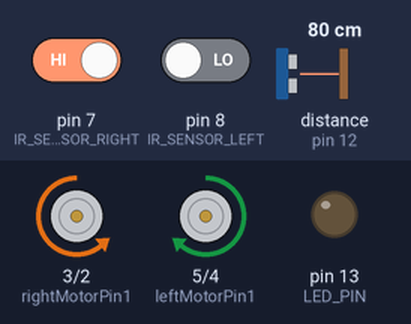
Simulated run of this sketch. Board: Arduino Uno, built with avr-gcc and run on an emulated ATmega328P. On the bench: motor-driver pin pairs drawn as motors (green arrow = first pin HIGH = forward, orange = second pin HIGH = backward, longer = more drive, scaled by the enable pin), output pins drawn as LEDs (lit = HIGH). Wiring (inferred from the names in the program): ultrasonic range finder: trigger pin 11; echo pin 12. The test bench sets the inputs (shaded band); at power-on: distance to the obstacle (sensor on pin 12) 80 cm, pin 7 (IR_SENSOR_RIGHT) HIGH, pin 8 (IR_SENSOR_LEFT) LOW. The echo pulse lasts 58.3 µs per cm; pins used as bus, display or sensor lines are not drawn.

Above: at 1.2 s.
1.3 s: distance to the obstacle (sensor on pin 12) set to 22 cm
2.8 s: distance to the obstacle (sensor on pin 12) set to 19 cm
At 3.1 s:
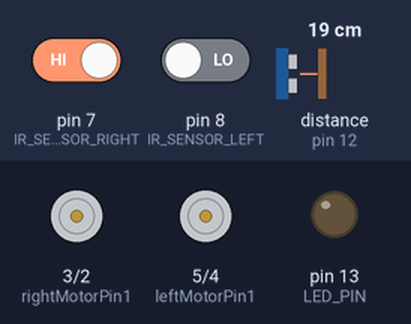
4.3 s: distance to the obstacle (sensor on pin 12) set to 35 cm
At 5.4 s:
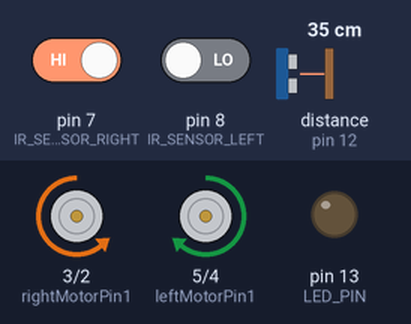
5.8 s: pin 7 (IR_SENSOR_RIGHT) driven LOW
At 6.6 s:
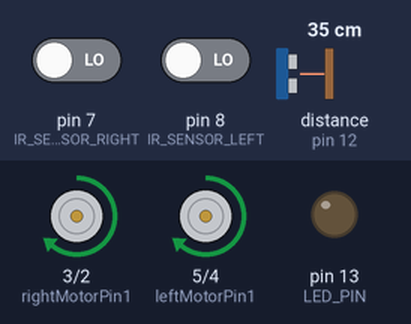
7.3 s: pin 8 (IR_SENSOR_LEFT) driven HIGH
At 7.7 s:
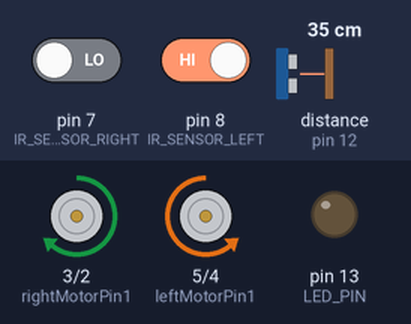
8.8 s: pin 8 (IR_SENSOR_LEFT) driven LOW
At 10.0 s:
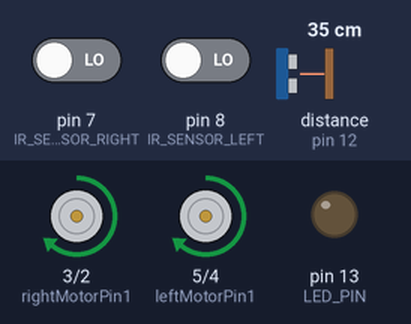
Timing chart, 0 to 11.3 s (numbered marks = the images above; inputs shaded):
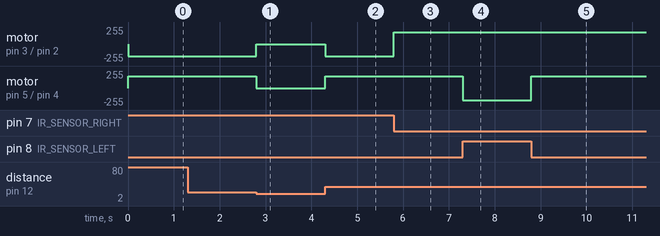

The sketch:

2wd_with_ultrasonic_sensor_working.ino
```cpp
//https://www.youtube.com/watch?v=5jh-5HGvC-I
#define IR_SENSOR_RIGHT 7
#define IR_SENSOR_LEFT 8
#define MOTOR_SPEED 180

#define trigPin 11
#define echoPin 12
#define LED_PIN 13


//Right motor
int enableRightMotor = 10;
int rightMotorPin1 = 3;
int rightMotorPin2 = 2;

//Left motor
int enableLeftMotor = 9;
int leftMotorPin1 = 5;
int leftMotorPin2 = 4;

void setup() {
  pinMode(trigPin, OUTPUT);
  pinMode(echoPin, INPUT);
  pinMode(LED_PIN, OUTPUT);


  //The problem with TT gear motors is that, at very low pwm value it does not even rotate.
  //If we increase the PWM value then it rotates faster and our robot is not controlled in that speed and goes out of line.
  //For that we need to increase the frequency of analogWrite.
  //Below line is important to change the frequency of PWM signal on pin D5 and D6
  //Because of this, motor runs in controlled manner (lower speed) at high PWM value.
  //This sets frequecny as 7812.5 hz.
  TCCR0B = TCCR0B & B11111000 | B00000010;

  // put your setup code here, to run once:
  pinMode(enableRightMotor, OUTPUT);
  pinMode(rightMotorPin1, OUTPUT);
  pinMode(rightMotorPin2, OUTPUT);

  pinMode(enableLeftMotor, OUTPUT);
  pinMode(leftMotorPin1, OUTPUT);
  pinMode(leftMotorPin2, OUTPUT);

  pinMode(IR_SENSOR_RIGHT, INPUT);
  pinMode(IR_SENSOR_LEFT, INPUT);
  rotateMotor(0, 0);
}


void loop() {

  long duration, distance;

  digitalWrite(trigPin, LOW);
  delayMicroseconds(2);

  digitalWrite(trigPin, HIGH);
  delayMicroseconds(10);

  digitalWrite(trigPin, LOW);
  duration = pulseIn(echoPin, HIGH);

  distance = duration * 0.034 / 2;

  if (distance < 20) {
    rotateMotor(0, 0);
  } else {
    int rightIRSensorValue = digitalRead(IR_SENSOR_RIGHT);
    int leftIRSensorValue = digitalRead(IR_SENSOR_LEFT);

    //If none of the sensors detects black line, then go straight
    if (rightIRSensorValue == LOW && leftIRSensorValue == LOW) {
      rotateMotor(MOTOR_SPEED, MOTOR_SPEED);
    }
    //If right sensor detects black line, then turn right
    else if (rightIRSensorValue == HIGH && leftIRSensorValue == LOW) {
      rotateMotor(-MOTOR_SPEED, MOTOR_SPEED);
    }
    //If left sensor detects black line, then turn left
    else if (rightIRSensorValue == LOW && leftIRSensorValue == HIGH) {
      rotateMotor(MOTOR_SPEED, -MOTOR_SPEED);
    }
    //If both the sensors detect black line, then stop
    else if (rightIRSensorValue == HIGH && leftIRSensorValue == HIGH) {
      rotateMotor(0, 0);
    }
    //If anything not defined above happens, stop the both wheels
  }
}
void rotateMotor(int rightMotorSpeed, int leftMotorSpeed) {

  if (rightMotorSpeed < 0) {
    digitalWrite(rightMotorPin1, LOW);
    digitalWrite(rightMotorPin2, HIGH);
  } else if (rightMotorSpeed > 0) {
    digitalWrite(rightMotorPin1, HIGH);
    digitalWrite(rightMotorPin2, LOW);
  } else {
    digitalWrite(rightMotorPin1, LOW);
    digitalWrite(rightMotorPin2, LOW);
  }

  if (leftMotorSpeed < 0) {
    digitalWrite(leftMotorPin1, LOW);
    digitalWrite(leftMotorPin2, HIGH);
  } else if (leftMotorSpeed > 0) {
    digitalWrite(leftMotorPin1, HIGH);
    digitalWrite(leftMotorPin2, LOW);
  } else {
    digitalWrite(leftMotorPin1, LOW);
    digitalWrite(leftMotorPin2, LOW);
  }

  analogWrite(enableRightMotor, abs(rightMotorSpeed));
  analogWrite(enableLeftMotor, abs(leftMotorSpeed));
}
```

Measured:
- the behaviour switches between 21 and 20 cm on distance to the obstacle (sensor on pin 12) (found by bisection; images 0 and 1)
- after the input at 1.3 s, every drawn part: stays the same
- after the input at 2.8 s, motor on pin 3 (rightMotorPin1) / pin 2 (rightMotorPin2): backward 180/255 → stopped at once; motor on pin 5 (leftMotorPin1) / pin 4 (leftMotorPin2): forward 180/255 → stopped at once
- after the input at 4.3 s, motor on pin 3 (rightMotorPin1) / pin 2 (rightMotorPin2): stopped → backward 180/255 at once; motor on pin 5 (leftMotorPin1) / pin 4 (leftMotorPin2): stopped → forward 180/255 at once
- after the input at 5.8 s, motor on pin 3 (rightMotorPin1) / pin 2 (rightMotorPin2): backward 180/255 → forward 180/255 at once
- after the input at 7.3 s, motor on pin 5 (leftMotorPin1) / pin 4 (leftMotorPin2): forward 180/255 → backward 180/255 at once
- after the input at 8.8 s, motor on pin 5 (leftMotorPin1) / pin 4 (leftMotorPin2): backward 180/255 → forward 180/255 at once
